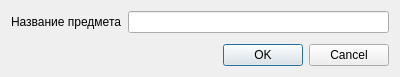
<?xml version="1.0" encoding="UTF-8"?>
<ui version="4.0">
 <class>subject_edit_form</class>
 <widget class="QDialog" name="subject_edit_form">
  <property name="geometry">
   <rect>
    <x>0</x>
    <y>0</y>
    <width>400</width>
    <height>77</height>
   </rect>
  </property>
  <property name="windowTitle">
   <string>Редактирование предмета</string>
  </property>
  <layout class="QVBoxLayout" name="verticalLayout">
   <item>
    <layout class="QHBoxLayout" name="horizontalLayout">
     <item>
      <widget class="QLabel" name="label">
       <property name="text">
        <string>Название предмета</string>
       </property>
      </widget>
     </item>
     <item>
      <widget class="QLineEdit" name="lineEdit"/>
     </item>
    </layout>
   </item>
   <item>
    <spacer name="verticalSpacer">
     <property name="orientation">
      <enum>Qt::Vertical</enum>
     </property>
     <property name="sizeHint" stdset="0">
      <size>
       <width>20</width>
       <height>0</height>
      </size>
     </property>
    </spacer>
   </item>
   <item>
    <widget class="QDialogButtonBox" name="buttonBox">
     <property name="orientation">
      <enum>Qt::Horizontal</enum>
     </property>
     <property name="standardButtons">
      <set>QDialogButtonBox::Cancel|QDialogButtonBox::Ok</set>
     </property>
    </widget>
   </item>
  </layout>
 </widget>
 <resources/>
 <connections>
  <connection>
   <sender>buttonBox</sender>
   <signal>accepted()</signal>
   <receiver>subject_edit_form</receiver>
   <slot>accept()</slot>
   <hints>
    <hint type="sourcelabel">
     <x>248</x>
     <y>254</y>
    </hint>
    <hint type="destinationlabel">
     <x>157</x>
     <y>274</y>
    </hint>
   </hints>
  </connection>
  <connection>
   <sender>buttonBox</sender>
   <signal>rejected()</signal>
   <receiver>subject_edit_form</receiver>
   <slot>reject()</slot>
   <hints>
    <hint type="sourcelabel">
     <x>316</x>
     <y>260</y>
    </hint>
    <hint type="destinationlabel">
     <x>286</x>
     <y>274</y>
    </hint>
   </hints>
  </connection>
 </connections>
</ui>
